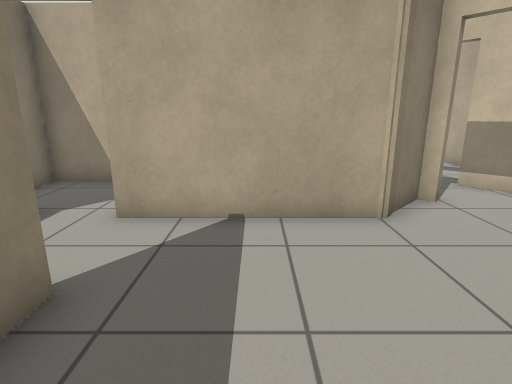
View 1 (above)

16 first-person views from a walk through a Gazebo world. The camera is 1 m above the floor, tilts 14° down and sees 80° across. The floor is counted in squares, 0.5 m on a side. Each view is taken from the middle of a square. On the plan, view 1 faces up. The plan holds only what a view shows up to about 17 squares ahead; the rest is blank.

View 2
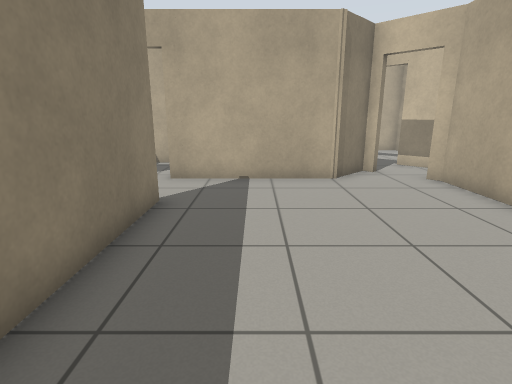

View 3
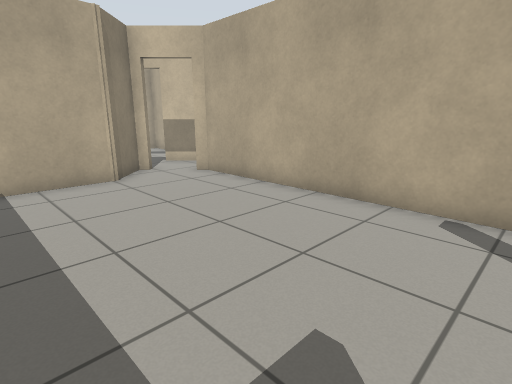

View 4
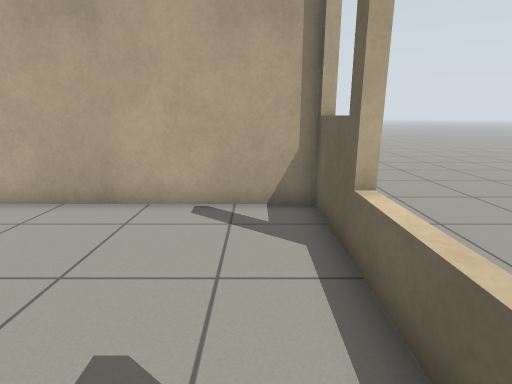

View 5
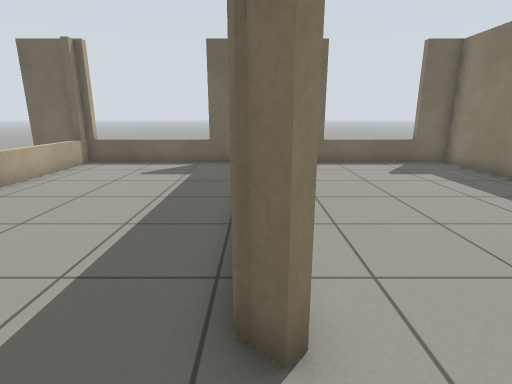

View 6
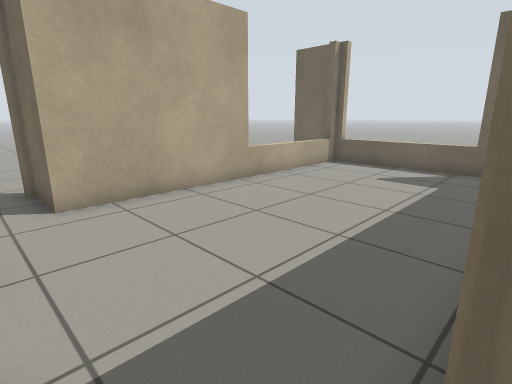

View 7
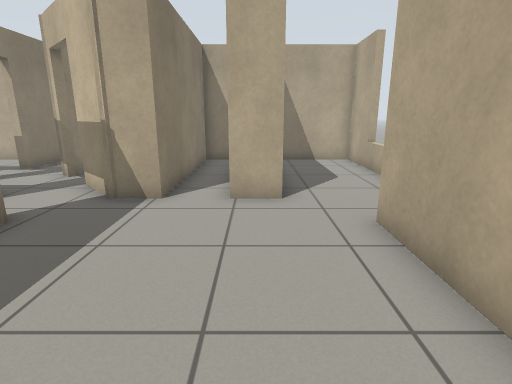

View 8
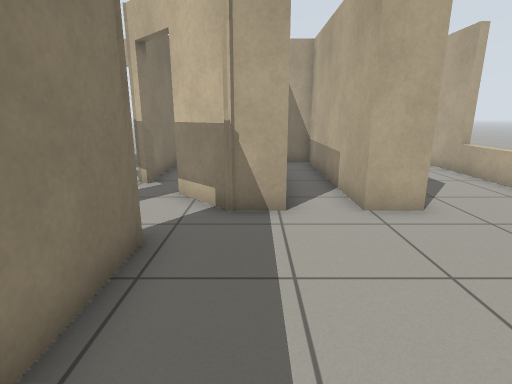

View 9
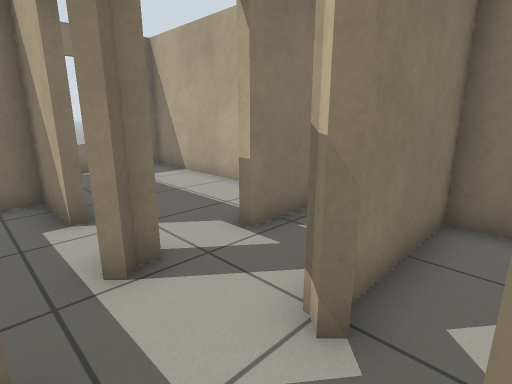

View 10
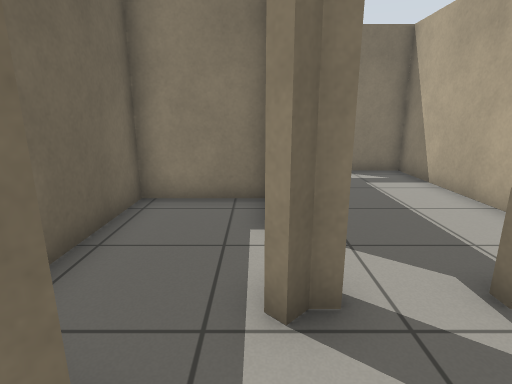

View 11
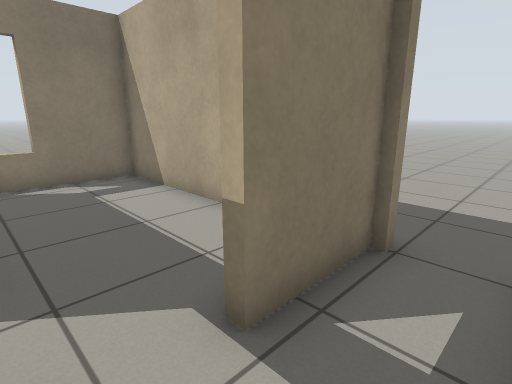

View 12
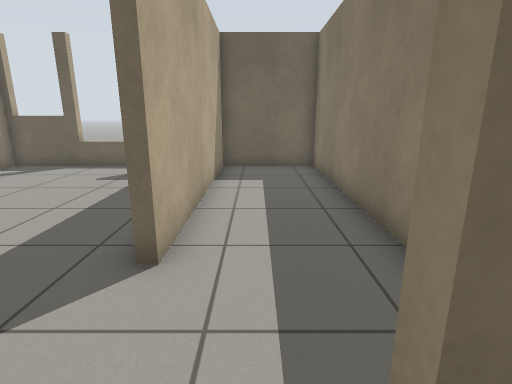

View 13
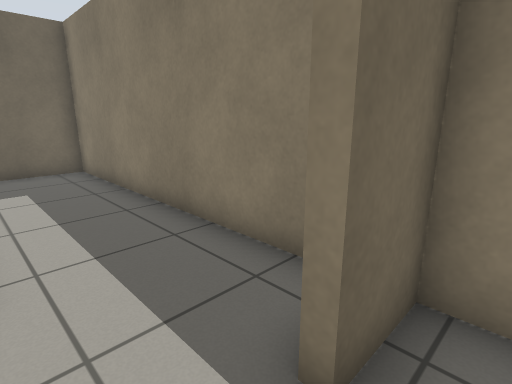

View 14
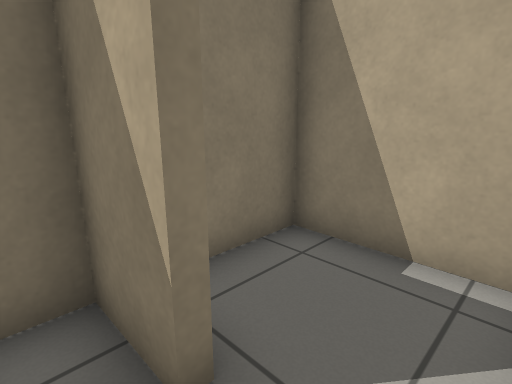

View 15
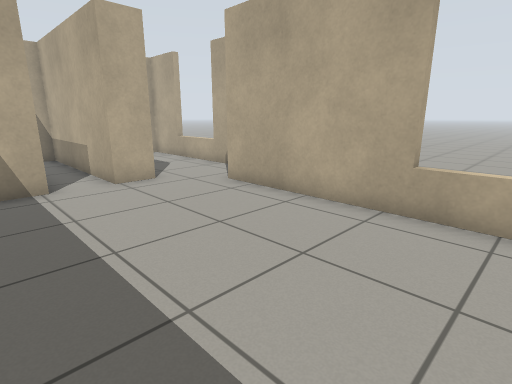

View 16
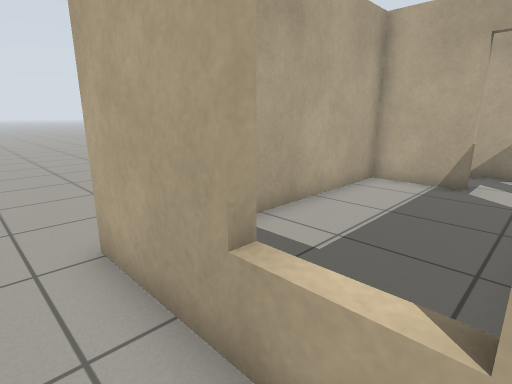

### Floor plan
Key: @ floor where view 1 was taken; # wall or solid block; . floor; D open door; = window, fence, low wall or low ledge.
Columns run from 8 left of view 1 to 16 right of it. Each row starts with its distance up from view 1.
 16 ...       ...
 15 ..#########DD#   ########
 14 ..#.......#DD#####.#....#
 13 ..#.......#..#  ##.#....#
 12 ..#.......#..#  ##.#....#
 11  .=.......D..#   #.#....=
 10 ..######DDD..D#  #.#....=
  9   #...#.DDDD..D# #.#....#
  8   #...#....D#..###.#....#
  7   #...#....##D.........
  6   ##DD######.DD.......##
  5   #...........#.......#
  4   #...........#.......#
  3   #...#.......#.......#
  2   #...#.......#.......#
  1   #...#.......#.......#
  0   #...#.@.....#.......#
 -1   #...#.......#.......=
 -2   #...#.......#.......=
 -3   #...#.......#.......=
 -4   #...#.......#.......=
 -5   ######===######====###
 -6         ....     ....
 -7            ..

Where each view was taken, in squares from view 1:
view 1: 0 up, 0 right, facing up
view 2: 4 down, 0 right, facing up
view 3: 4 down, 1 left, facing up-right
view 4: 4 down, 1 left, facing right
view 5: 8 up, 6 right, facing down
view 6: 7 up, 6 right, facing down-right
view 7: 0 up, 11 right, facing up
view 8: 1 up, 8 right, facing up
view 9: 8 up, 6 right, facing up-left
view 10: 9 up, 5 right, facing left
view 11: 10 up, 4 right, facing up-left
view 12: 7 up, 4 left, facing down
view 13: 7 up, 3 left, facing down-left
view 14: 5 up, 3 left, facing up-left
view 15: 2 down, 7 right, facing up-right
view 16: 10 up, 8 left, facing up-right
